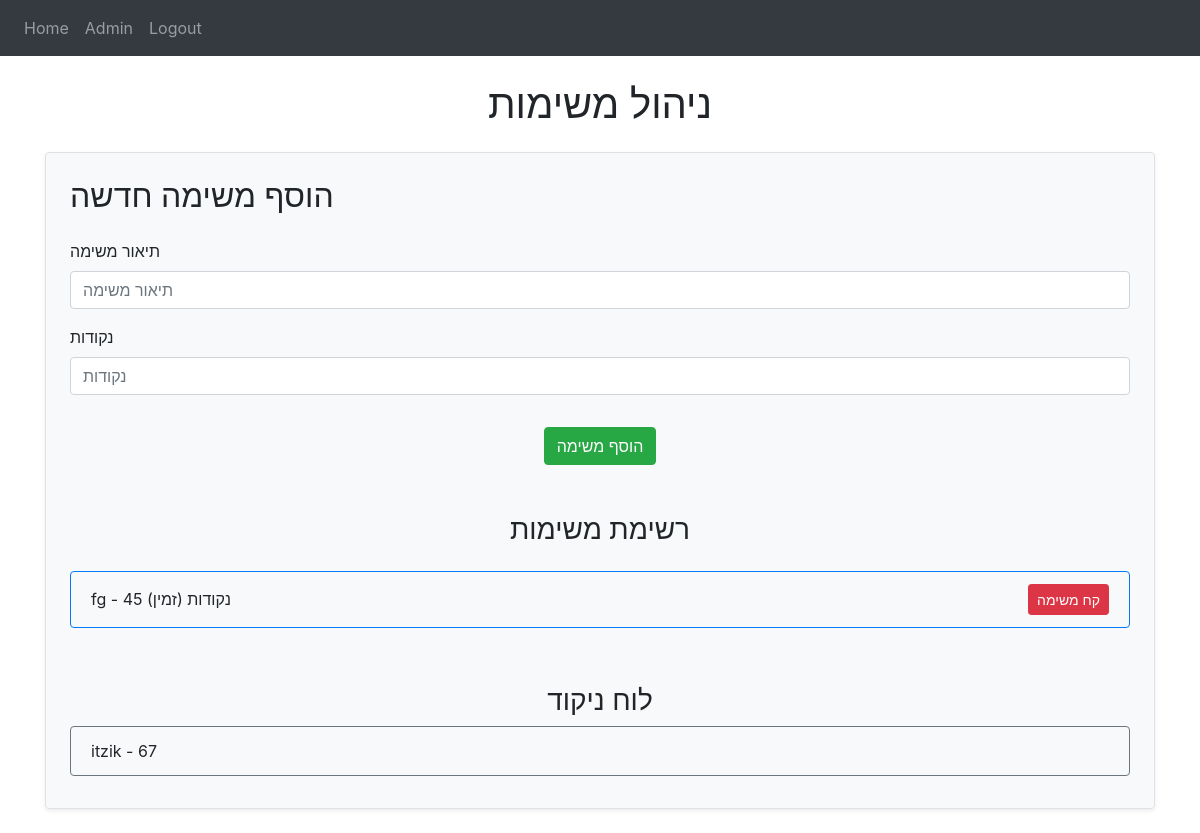
Page / (signed in) on the earlier database version.
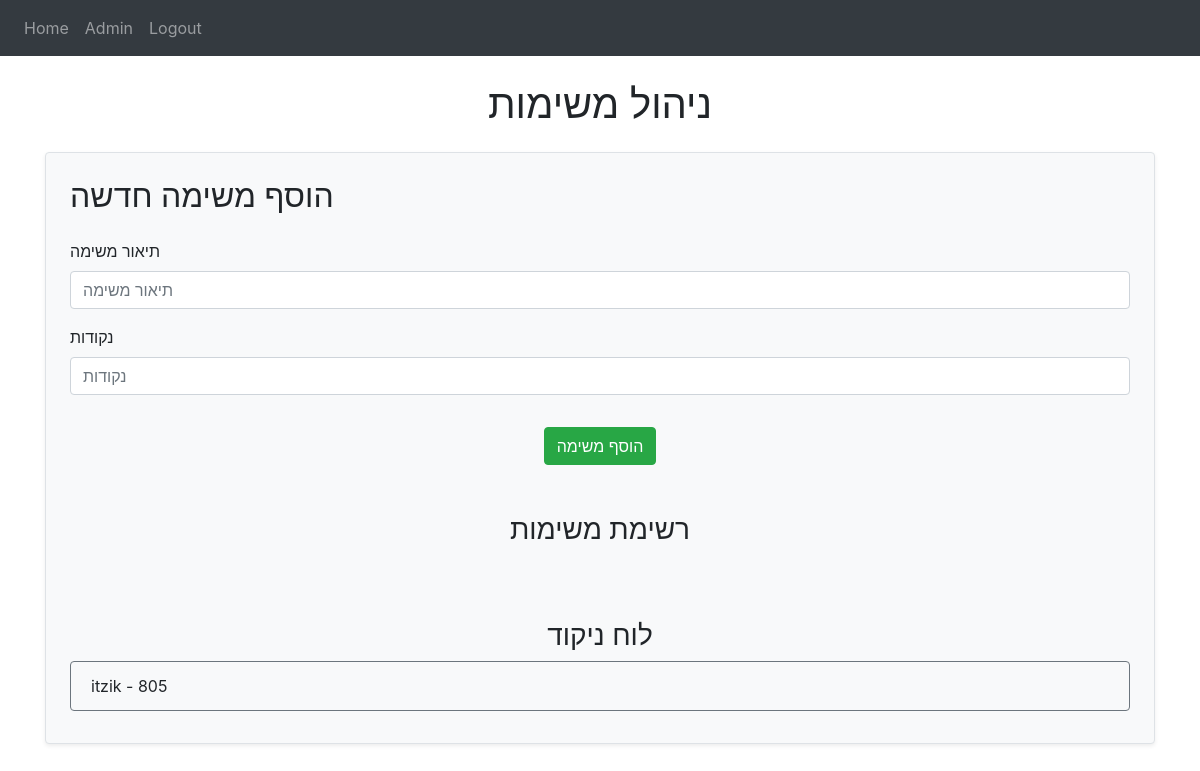
Same page on the later database version.
### website/models.py (models this page shows)
class Task(db.Model):
    id = db.Column(db.Integer, primary_key=True)
    data = db.Column(db.String(10000))
    date = db.Column(db.DateTime, default=func.now())
    taken = db.Column(db.Boolean, default=False)
    taken_by = db.Column(db.String(500), default='')
    points = db.Column(db.Integer)

class User(db.Model, UserMixin):
    id = db.Column(db.Integer, primary_key=True)
    username = db.Column(db.String(150), unique=True)
    email = db.Column(db.String(150), unique=True)
    password = db.Column(db.String(150))
    points = db.Column(db.Integer, default=0)
    is_admin = db.Column(db.Boolean, default=False)
    is_allowed = db.Column(db.Boolean, default=True)
    login_dates = db.Column(db.JSON, default=list)
    data = db.Column(db.String, default="")
    tasks_complete = db.Column(db.String, default="")

### website/views.py (the view, shortened to what this page needs)
@views.route('/', methods=['GET', 'POST'])
@login_required
def home():
    print(current_user.is_admin)
    notes = Task.query.all()
    users = User.query.all()  # Fetch all users for the points board
    return render_template("home.html", notes=notes, users=users, user=current_user)

### website/__init__.py (called while the page is built)
def create_app():
    app = Flask(__name__)
    app.config['SECRET_KEY'] = 'hjshjhdjah kjshkjdhjs'
    app.config['SQLALCHEMY_DATABASE_URI'] = f'sqlite:///{DB_NAME}'
    app.config['SESSION_PROTECTION'] = 'strong'  # חיזוק ניהול הסשנים
    db.init_app(app)
    from .views import views
    from .auth import auth
    from .admin import admin
    app.register_blueprint(views, url_prefix='/')
    app.register_blueprint(auth, url_prefix='/')
    app.register_blueprint(admin, url_prefix='/')
    from .models import User  # ייבוא של המודל
    create_database(app)
    login_manager = LoginManager()
    login_manager.login_view = 'auth.login'
    login_manager.init_app(app)
    @login_manager.user_loader
    def load_user(id):
        user = User.query.get(int(id))
        return user
    return app

### website/auth.py (called while the page is built)
@auth.app_context_processor
def inject_user():
    return dict(user=current_user)

### website/templates/home.html (shortened to what this page needs)
{% extends "base.html" %}
{% block content %}
<h1 class="text-center my-4">ניהול משימות</h1>
<div class="border rounded p-4 mb-4 shadow-sm bg-light">
  <form method="POST" action="/add-task">
    <h2 class="mb-4">הוסף משימה חדשה</h2>
    <div class="form-group">
      <label for="task-desc">תיאור משימה</label>
      <input
        type="text"
        name="task-desc"
        id="task-desc"
        class="form-control"
        placeholder="תיאור משימה"
        required
      />
    </div>
    <div class="form-group">
      <label for="task-points">נקודות</label>
      <input
        type="number"
        name="task-points"
        id="task-points"
        class="form-control"
        placeholder="נקודות"
        min="1"
        required
      />
    </div>
    <div class="text-center">
      <button type="submit" class="btn btn-success mt-3">הוסף משימה</button>
    </div>
  </form>
  <h3 class="mt-5 mb-4 text-center">רשימת משימות</h3>
  <ul id="task-list" class="list-group">
    {% for note in notes %}
    <li
      class="list-group-item d-flex justify-content-between align-items-center bg-light border border-primary mb-2 rounded"
      data-note-id="{{ note.id }}"
    >
      <span>{{ note.data }} - {{ note.points }} נקודות (זמין)</span>
      <button
        type="button"
        class="btn btn-danger btn-sm"
        onclick="deleteNoteAndRefresh({{ note.id }})"
      >
        קח משימה
      </button>
    </li>
    {% endfor %}
  </ul>
  <h3 class="mt-5 text-center">לוח ניקוד</h3>
  <ul id="points-board" class="list-group">
    {% for user in users %}
    <li
      class="list-group-item d-flex justify-content-between align-items-center bg-light border border-secondary mb-2 rounded"
    >
      <span>{{ user.username }} - {{ user.points }}</span>
    </li>
    {% endfor %}
  </ul>
</div>
{% endblock %}

### website/templates/base.html (shortened to what this page needs)
<!DOCTYPE html>
<html lang="he">
<head>
    <link
      rel="stylesheet"
      href="https://stackpath.bootstrapcdn.com/bootstrap/4.4.1/css/bootstrap.min.css"
    />
    <link
      rel="stylesheet"
      href="https://stackpath.bootstrapcdn.com/font-awesome/4.7.0/css/font-awesome.min.css"
    />
</head>
<body>
    <nav class="navbar navbar-expand-lg navbar-dark bg-dark">
        <div class="collapse navbar-collapse" id="navbar">
            <div class="navbar-nav">
                {% if user.is_authenticated %}
                    <a class="nav-item nav-link" id="home" href="/">Home</a>
                    {% if user.is_admin %}
                        <a class="nav-item nav-link" id="admin-page" href="/admin-page">Admin</a>
                    {% endif %}
                    <a class="nav-item nav-link" id="logout" href="/log_out">Logout</a>
                {% else %}
                    <a class="nav-item nav-link" id="login" href="/login">Login</a>
                    <a class="nav-item nav-link" id="sign-up" href="/sign-up">Sign-up</a>
                {% endif %}
            </div>
        </div>
    </nav>
    <div class="container">{% block content %} {% endblock %}</div>
</body>
</html>

Differences in the rows shown:
removed Task: data "fg", points "45"
changed User "itzik": points "67" → "805"
